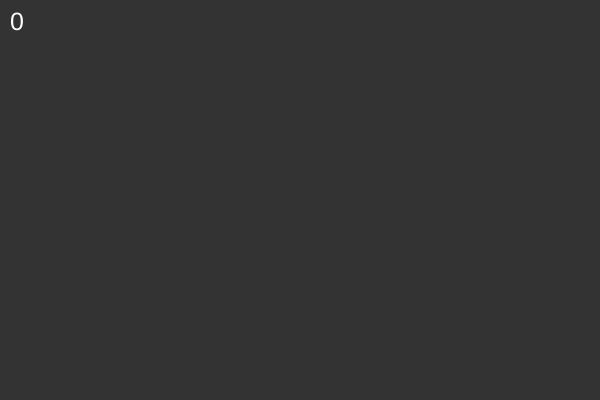
Frame 1 (no input)
Frame 60 (no input): identical to frame 1, image omitted
Frame 120 (the mouse pressed at the canvas centre since frame 60): identical to frame 1, image omitted

The p5.js sketch that drew this single still picture (run headless with seeded random() and noise() and a simulated clock; from frame 60 on, the mouse is pressed at the canvas centre):

// p5.js sketch
// ── sketch.js
let tablero;
let columnas;
let renglones;
let celda_tamanio = 10; 
let contador = 0;


function setup() {
  createCanvas(600, 400);
  columnas = width / celda_tamanio;
  renglones = height / celda_tamanio;
  tablero = crearTablero(columnas, renglones);
  for(let x = 1; x < columnas-1; x += 1){
    for(let y = 1; y < renglones-1; y += 1){
      tablero[x][y] = floor(random(2));
      if(random() > 0.85)
        {
          tablero[x][y] = 10;
        }
    }
    
  }
}

function draw() {
  background(51);
   if (keyIsPressed){
     if (key=='h'){
       pintaTablero();
       siguienteGeneracion();
     }
   }
  fill('white');
  textSize(25);
  text(contador, 10, 30);
}



function siguienteGeneracion(){
  
  let tablero_siguiente = crearTablero(columnas, renglones);
  for(let x = 1; x < columnas-1; x += 1){
    for(let y = 1; y < renglones-1; y += 1){
      let celda = tablero[x][y];
      let vecinos = cuentaVecinos(x, y);
      let cancer = cuentaCancer(x, y);

      //si una celula muerta tiene tres vecinas vivas
      //nace una viva
      if(celda == 0 && vecinos == 3){
         tablero_siguiente[x][y] = 1;
      } 
      
      //si una celula muerta tiene tres vecinas cancerigenas
      //nace una cancerigena
      else if(celda == 0 && cancer == 3){
         tablero_siguiente[x][y] = 10;
      } 
      
      //si una celula viva tiene mas de 3 vecinos o menos de 2 muere
      else if(celda == 1 &&(vecinos > 3 || vecinos < 2)){
        tablero_siguiente[x][y] = 0;
      }
      
      //si una celula cancerigena tiene 
      //mas de 3 vecinos cancerigenos o menos de 2 muere 
      else if(celda == 10 &&(cancer > 3 || cancer < 2)){
        tablero_siguiente[x][y] = 0;
      }
      
      //si una celda viva tiene por lo menos a un vecino
      //cancerigeno se contagia
      else if(celda == 1 && cancer > 0  ){
        tablero_siguiente[x][y] = 10;
      }
      
      
      //Si una celula viva tiene entre 2 y 3 vecinos vivos se mantiene 
      else{
        tablero_siguiente[x][y] = celda;
      }
    }
   // print(contador += 1);
  }
  print(contador+=1);
  tablero = tablero_siguiente;
}


function cuentaCancer(x, y){
  
  let suma_cancer = 0;

  if(tablero[x-1][y-1] == 10){
    suma_cancer += 1;
  }
  
  if(tablero[x][y-1] == 10){
    suma_cancer += 1;
  }
  
  if(tablero[x+1][y-1] == 10){
    suma_cancer += 1;
  }
  
  if(tablero[x-1][y] == 10){
    suma_cancer += 1;
  }
  
  if(tablero[x+1][y] == 10){
    suma_cancer += 1;
  }
  
  if(tablero[x-1][y+1] == 10){
    suma_cancer += 1;
  }
  
  if(tablero[x][y+1] == 10){
    suma_cancer += 1;
  }
  if(tablero[x+1][y+1] == 10){
    suma_cancer += 1;
  }
  
  return suma_cancer;
}

function cuentaVecinos(x, y){
  let suma_vecinos = 0;
  suma_vecinos += tablero[x-1][y-1];
  suma_vecinos += tablero[x][y-1];
  suma_vecinos += tablero[x+1][y-1];
  suma_vecinos += tablero[x-1][y];
  suma_vecinos += tablero[x+1][y];
  suma_vecinos += tablero[x-1][y+1];
  suma_vecinos += tablero[x][y+1];
  suma_vecinos += tablero[x+1][y+1];
  return suma_vecinos;
}

function pintaTablero(){
  for(let x = 0; x < columnas; x += 1){
    for(let y = 0; y < renglones; y += 1){
      let posx = x * celda_tamanio;
      let posy = y * celda_tamanio;
      if(tablero[x][y] == 1){
        fill('blue');
        stroke(0);
        rect(posx, posy, celda_tamanio, celda_tamanio);
      }
      else if(tablero[x][y] > 1){
        fill('red');
        stroke(0);
        rect(posx, posy, celda_tamanio, celda_tamanio);
      }
    }
  }
}

function crearTablero(cols, ren) {
  let tab = new Array(cols);
  for(let i = 0; i < tab.length; i = i+1){
    tab[i] = new Array(ren);
  }
  return tab;
}
